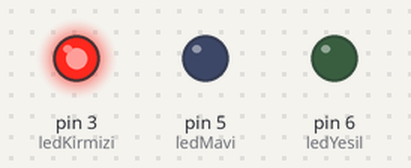
Bench run of a sketch on a simulated Arduino Uno, built with avr-gcc and run on an emulated ATmega328P. Shown: output pins drawn as LEDs (lit = HIGH).

Above: at 0.05 s.
At 1.5 s:
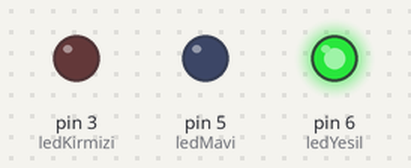
At 2.95 s:
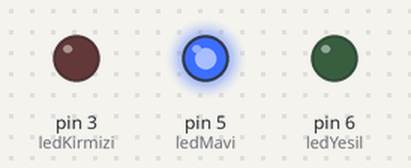
At 3.7 s:
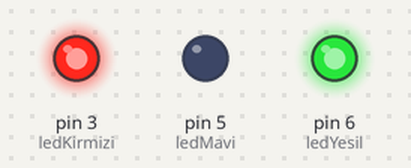
At 4.45 s:
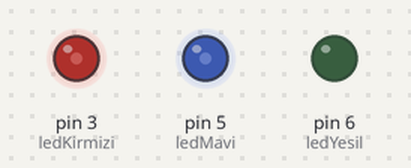
At 5.95 s:
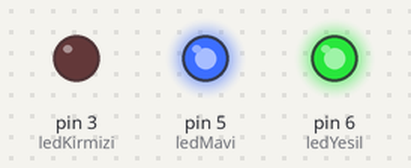
Timing chart, 0 to 7.8 s (numbered marks = the images above):
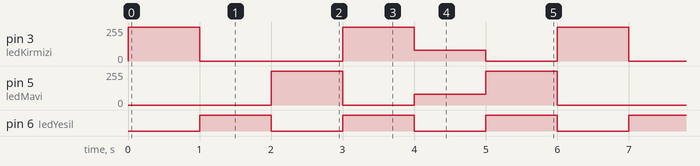

The sketch:

rgb.ino
```cpp
const int potKirmizi = A0;
const int potMavi = A1;
const int potYesil = A2;
const int ledKirmizi = 3;
const int ledMavi = 5;
const int ledYesil = 6;


void setup() {
  // put your setup code here, to run once:
  pinMode(ledKirmizi, OUTPUT);
  pinMode(ledMavi, OUTPUT);
  pinMode(ledYesil, OUTPUT);
  Serial.begin(9600);
}

void loop() {
  setColor(255, 0, 0);  // red
  delay(1000);
  setColor(0, 255, 0);  // green
  delay(1000);
  setColor(0, 0, 255);  // blue
  delay(1000);
  setColor(255, 255, 0);  // yellow
  delay(1000);
  setColor(80, 0, 80);  // purple
  delay(1000);
  setColor(0, 255, 255);  // aqua
  delay(1000);
}
void setColor(int red, int green, int blue)
{
  #ifdef COMMON_ANODE
    red = 255 - red;
    green = 255 - green;
    blue = 255 - blue;
  #endif
  analogWrite(ledKirmizi, red);
  analogWrite(ledYesil, green);
  analogWrite(ledMavi, blue);
}
```

Measured:
- by itself, pin 3 (ledKirmizi): repeats every 6.0 s: 0/255 2.0 s, 255/255 1.0 s, 80/255 1.0 s, 0/255 1.0 s, 255/255 1.0 s
- by itself, pin 5 (ledMavi): repeats every 6.0 s: 0/255 1.0 s, 80/255 1.0 s, 255/255 1.0 s, 0/255 2.0 s, 255/255 1.0 s
- by itself, pin 6 (ledYesil): alternates HIGH for 1.0 s and LOW for 1.0 s
